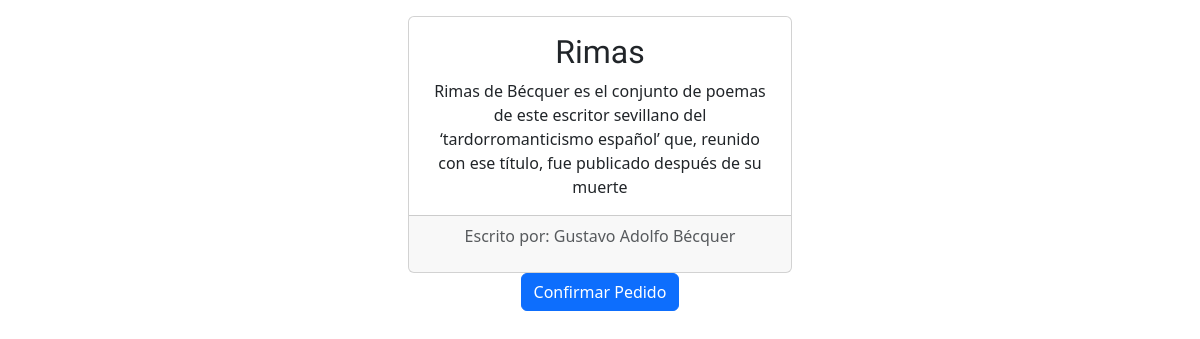
Screenshot of /pedido/1 with the database file from the repository.
### biblioteca_App/models.py (models this page shows, shortened)
class Libro(models.Model):
    Disponibilidad = [('disponible', 'Disponible'),('prestado', 'Prestado'),('en_proceso', 'En proceso de préstamo'),]
    titulo = models.CharField(max_length=200)
    autores = models.CharField(max_length=200)
    editorial = models.CharField(max_length=200)
    fecha_publicacion = models.DateField()
    genero = models.CharField(max_length=50)
    isbn = models.CharField(max_length=15)
    resumen = models.TextField()
    disponibilidad = models.CharField(max_length=22, choices=Disponibilidad, default='disponible')
    portada = models.ImageField(upload_to='portadas/')

### biblioteca_App/views.py (the view, shortened to what this page needs)
# urls.py: path('pedido/<int:pk>', PrestamoBook.as_view(), name='pedido_book'),
class PrestamoBook(View):
    nombre_template = 'biblioteca_App/confirm_prestamo.html'
    def get(self, request, pk):
        book = Libro.objects.get(id=pk)
        return render(request, self.nombre_template, { 'book': book})

### biblioteca_App/templates/biblioteca_App/confirm_prestamo.html (shortened to what this page needs)
{% load static %}
<!DOCTYPE html>
<html lang="es">
<head>
    <link href="https://cdn.jsdelivr.net/npm/bootstrap@5.3.2/dist/css/bootstrap.min.css" rel="stylesheet">
    <link rel="stylesheet" href="{% static 'css/style.css' %}">
</head>
<body class="text-center">
    <div class="row pt-3">
        <div class="col-4 offset-4">
            <div class="card text-center">
                <div class="card-body">
                    <h2 class="card-title">
                        {{ book.titulo }}
                    </h2>
                    <p class="card-text">{{ book.resumen|linebreaksbr }} </p>
                </div>
                <div class="card-footer text-body-secondary">
                    <p> Escrito por: {{ book.autores }}</p>
                </div>
            </div>
        </div>
    </div>
        <form method="POST">
                <button type="submit" class="btn btn-primary">Confirmar Pedido</button>
          </form>
</body>
</html>

### biblioteca_App/static/css/style.css (style rules this page uses)
h1 a, h2 a, h2 { color: peru; font-family: 'Lobster'; }

### rows the page displays
Libro: titulo "Rimas", resumen "Rimas de Bécquer es el conjunto de poemas de este escritor sevillano del ‘tardorromanticismo español’ que, reunido con ese título, fue publicado después de su muerte", autores "Gustavo Adolfo Bécquer"
